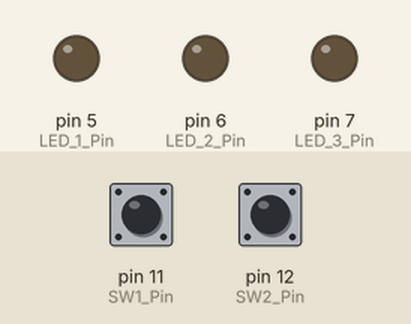
This sketch was run on a simulated Arduino Uno, built with avr-gcc and run on an emulated ATmega328P. Shown: output pins drawn as LEDs (lit = HIGH). Dashed ring = blinking. Inputs (shaded band) come from the test bench; at power-on: pin 11 (SW1_Pin) HIGH, pin 12 (SW2_Pin) HIGH.

Above: at 1.8 s.
1.9 s: pin 11 (SW1_Pin) pulled LOW for 3.2 s
At 5.7 s:
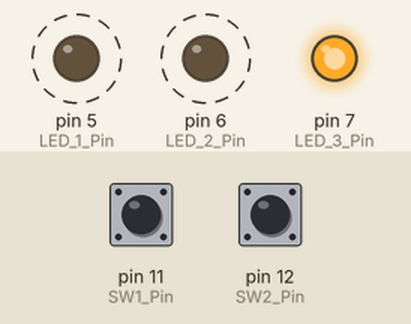
6.6 s: pin 12 (SW2_Pin) pulled LOW for 3.2 s
At 10.3 s:
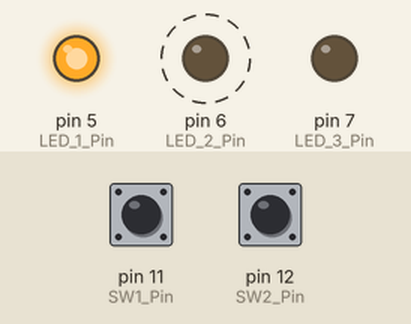
11.3 s: pin 12 (SW2_Pin) pulled LOW for 0.6 s
At 11.9 s:
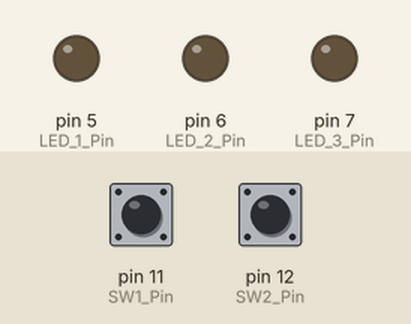
13.4 s: pin 12 (SW2_Pin) pulled LOW for 1 s
At 15.0 s:
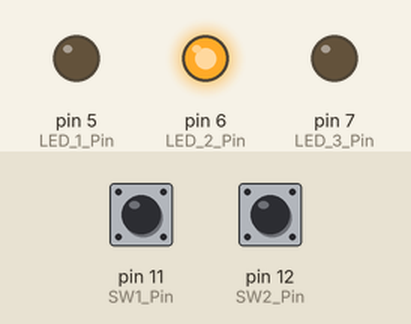
Timing chart, 0 to 16.5 s (numbered marks = the images above; inputs shaded):
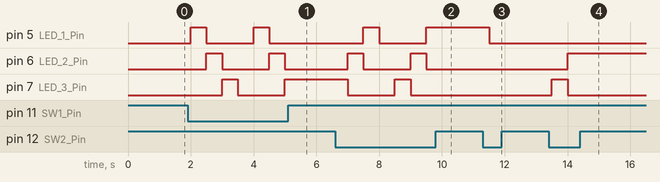

Measured:
- after the input at 1.9 s, pin 5 (LED_1_Pin): alternates HIGH for 0.50 s and LOW for 1.5 s, starting after 0.10 s; pin 6 (LED_2_Pin): alternates HIGH for 0.50 s and LOW for 1.5 s, starting after 0.60 s; pin 7 (LED_3_Pin): LOW → HIGH after 1.1 s, → LOW 0.50 s later, → HIGH 1.5 s later
- after the input at 6.6 s, pin 5 (LED_1_Pin): LOW → HIGH after 0.90 s, → LOW 0.50 s later, → HIGH 1.5 s later; pin 6 (LED_2_Pin): alternates HIGH for 0.50 s and LOW for 1.5 s, starting after 0.40 s; pin 7 (LED_3_Pin): HIGH → LOW after 0.40 s, → HIGH 1.5 s later, → LOW 0.50 s later
- after the input at 11.3 s, pin 5 (LED_1_Pin): HIGH → LOW after 0.20 s
- after the input at 13.4 s, pin 6 (LED_2_Pin): LOW → HIGH after 0.60 s; pin 7 (LED_3_Pin): LOW → HIGH after 0.10 s, → LOW 0.50 s later

The sketch:

A3-9.ino
```cpp
#define LED_1_Pin 5
#define LED_2_Pin 6
#define LED_3_Pin 7
#define SW1_Pin 11
#define SW2_Pin 12
int LED_Mode = 0;
int SW1 = 1;
int SW2 = 1;

void setup() {
  pinMode(LED_1_Pin, OUTPUT);
  pinMode(LED_2_Pin, OUTPUT);
  pinMode(LED_3_Pin, OUTPUT);
  pinMode(SW1_Pin, INPUT);
  pinMode(SW2_Pin, INPUT);
}

void play(int LED_Mode) {
  if (LED_Mode == 1){
    digitalWrite(LED_1_Pin, HIGH); digitalWrite(LED_2_Pin, LOW); digitalWrite(LED_3_Pin, LOW);
  }
  else if (LED_Mode == 2) {
    digitalWrite(LED_1_Pin, LOW); digitalWrite(LED_2_Pin, HIGH); digitalWrite(LED_3_Pin, LOW);
  }
  else if (LED_Mode == 3) {
    digitalWrite(LED_1_Pin, LOW); digitalWrite(LED_2_Pin, LOW); digitalWrite(LED_3_Pin, HIGH);
  }
  else {
    digitalWrite(LED_1_Pin, LOW); digitalWrite(LED_2_Pin, LOW); digitalWrite(LED_3_Pin, LOW);
    LED_Mode = 0;
  }
}


void loop() {
  SW1 = digitalRead(SW1_Pin);
  if (SW1 == 0) {
    ++LED_Mode;
    if (LED_Mode > 3) {
      LED_Mode = 0;
    }
  }

  SW2 = digitalRead(SW2_Pin);
  if (SW2 == 0) {
    --LED_Mode;
    if(LED_Mode < 0) {
      LED_Mode = 3;
    }
  }
  play(LED_Mode);
  delay(500);
}
```
